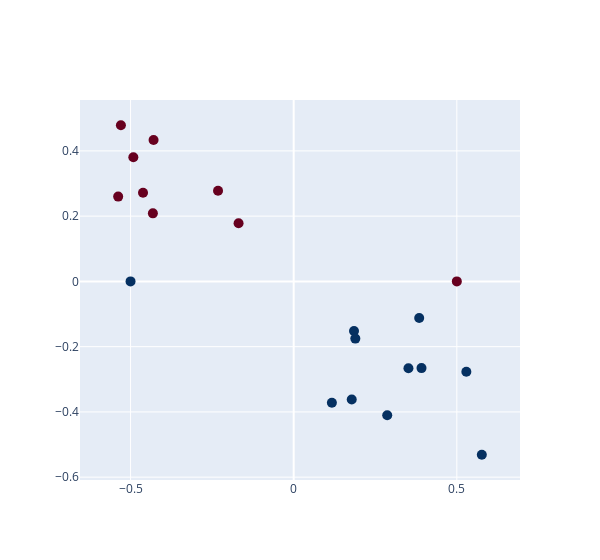

Notebook cell for this chart:
### Code cell
# 2 outlier points
np.random.seed(2020)

# two clusters of points
X = np.r_[np.random.rand(10, 2)/2 + [-0.6, 0.1], 
          np.random.rand(10, 2)/2 + [0.1, -0.6]]

y = np.zeros(X.shape[0])

# initialize labels
for i in range(0,X.shape[0]):
    y[i] = labels_line(X[i,:])

# creating two outliers
X[0,:] = np.array([0.5, 0])
y[0] = -1
X[1,:] = np.array([-0.5, 0])
y[1] = 1

# plot the points
fig = go.Figure()
fig.add_trace(go.Scatter(x=X[:, 0], y=X[:, 1],
              mode='markers', name='Data', 
              marker = dict(color=y, colorscale="RdBu", size=10)))
fig.update_layout(width=600,
                  yaxis = dict(scaleanchor = "x", scaleratio = 1))  
fig.show()

### Figure 1 — Plotly figure (JSON) as saved in the notebook; plotly's stock layout.template omitted (floating-point values rounded to 4 significant figures)
{"data": [{"marker": {"color": [-1, 1, -1, -1, -1, -1, -1, -1, -1, -1, 1, 1, 1, 1, 1, 1, 1, 1, 1, 1], "colorscale": [[0, "rgb(103,0,31)"], [0.1, "rgb(178,24,43)"], [0.2, "rgb(214,96,77)"], [0.3, "rgb(244,165,130)"], [0.4, "rgb(253,219,199)"], [0.5, "rgb(247,247,247)"], [0.6, "rgb(209,229,240)"], [0.7, "rgb(146,197,222)"], [0.8, "rgb(67,147,195)"], [0.9, "rgb(33,102,172)"], [1, "rgb(5,48,97)"]], "size": 10}, "mode": "markers", "name": "Data", "type": "scatter", "x": [0.5, -0.5, -0.4315, -0.4618, -0.1689, -0.5296, -0.2318, -0.4295, -0.4914, -0.5379, 0.5766, 0.3847, 0.3517, 0.1171, 0.1779, 0.1849, 0.2867, 0.5292, 0.3917, 0.1889], "y": [0, 0, 0.2085, 0.2717, 0.1783, 0.4785, 0.2778, 0.4334, 0.3807, 0.2599, -0.5313, -0.1122, -0.2662, -0.3719, -0.362, -0.1519, -0.4102, -0.277, -0.2658, -0.1754]}], "layout": {"width": 600, "yaxis": {"scaleanchor": "x", "scaleratio": 1}}}
